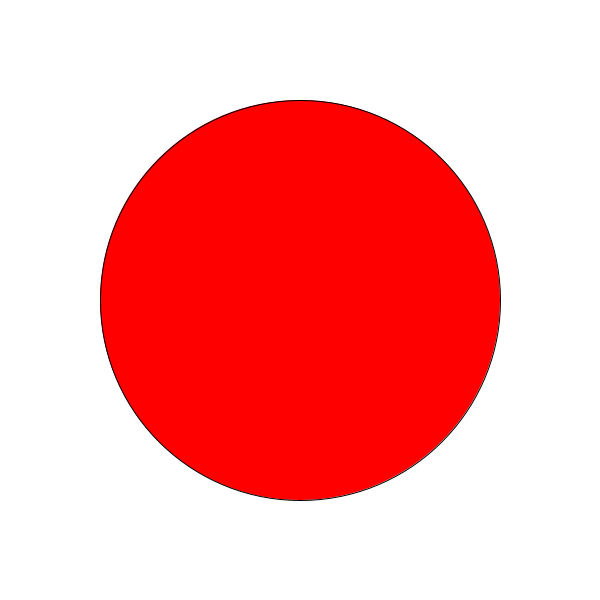
Frame 1 (no input)
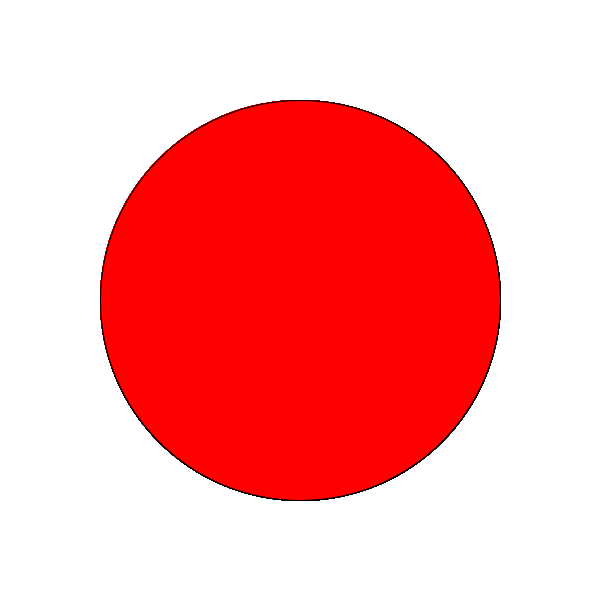
Frame 60 (the mouse pressed at the canvas centre just before this capture)
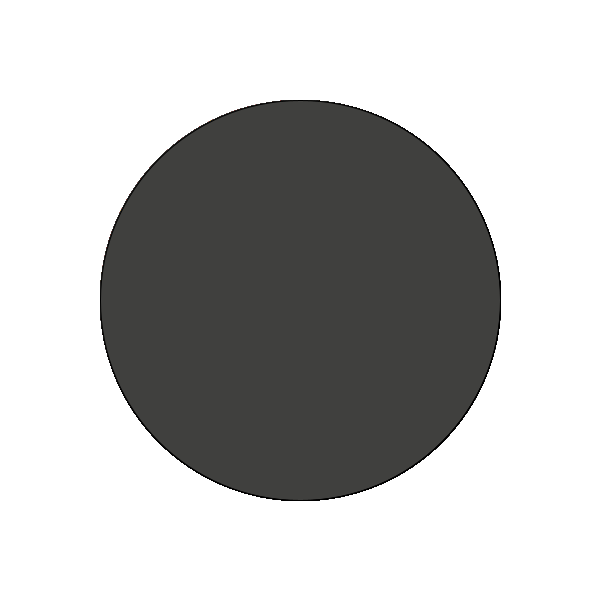
Frame 120 (the mouse held since frame 60 and released just before this capture)

The Processing sketch that drew these frames (run headless with seeded random() and noise(); from frame 60 on, the mouse is pressed at the canvas centre):

// Processing sketch: Logical_Dot
// ── Logical_Dot.pde


void setup() {
  size(600,600);
  background(#FFFFFF);
}

void draw() {
  if (mousePressed) {
        fill(#40403E);
} else {
        fill(#FF0000);
}
 ellipse(300,300,400,400);
}
